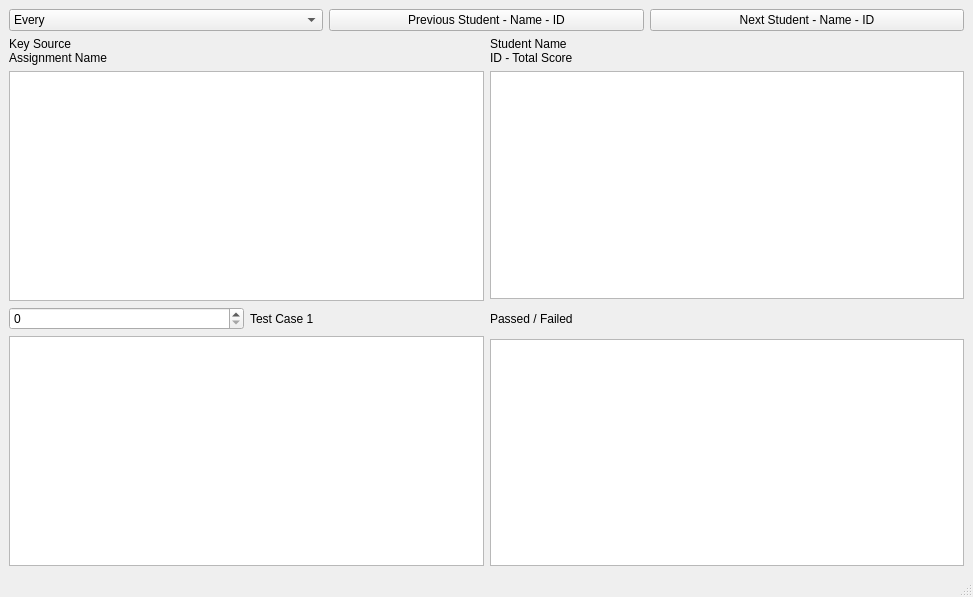
<?xml version="1.0" encoding="UTF-8"?>
<ui version="4.0">
 <class>MainWindow</class>
 <widget class="QMainWindow" name="MainWindow">
  <property name="geometry">
   <rect>
       <x>0</x>
       <y>0</y>
       <width>973</width>
       <height>597</height>
   </rect>
  </property>
  <property name="windowTitle">
   <string>MainWindow</string>
  </property>
  <widget class="QWidget" name="centralwidget">
   <layout class="QGridLayout" name="gridLayout">
    <item row="0" column="0">
     <layout class="QVBoxLayout" name="verticalLayout_5">
      <item>
       <layout class="QHBoxLayout" name="horizontalLayout_2">
        <item>
         <widget class="QComboBox" name="full_student_dropdown">
          <item>
           <property name="text">
            <string>Every</string>
           </property>
          </item>
          <item>
           <property name="text">
            <string>Single</string>
           </property>
          </item>
          <item>
           <property name="text">
            <string>Student</string>
           </property>
          </item>
         </widget>
        </item>
        <item>
         <widget class="QPushButton" name="prev_student_button">
          <property name="text">
           <string>Previous Student - Name - ID</string>
          </property>
         </widget>
        </item>
        <item>
         <widget class="QPushButton" name="next_student_button">
          <property name="text">
           <string>Next Student - Name - ID</string>
          </property>
         </widget>
        </item>
       </layout>
      </item>
      <item>
       <layout class="QHBoxLayout" name="horizontalLayout">
        <item>
         <layout class="QVBoxLayout" name="verticalLayout_3">
          <item>
           <widget class="QLabel" name="key_file_label">
            <property name="text">
             <string>Key Source 
Assignment Name</string>
            </property>
           </widget>
          </item>
          <item>
           <widget class="QTextBrowser" name="key_source_viewer">
            <property name="textInteractionFlags">
             <set>Qt::LinksAccessibleByKeyboard|Qt::LinksAccessibleByMouse|Qt::TextBrowserInteraction|Qt::TextSelectableByKeyboard|Qt::TextSelectableByMouse</set>
            </property>
           </widget>
          </item>
          <item>
           <layout class="QHBoxLayout" name="horizontalLayout_3">
            <item>
             <widget class="QSpinBox" name="test_case_changer"/>
            </item>
            <item>
             <widget class="QLabel" name="test_case_label">
              <property name="text">
               <string>Test Case 1</string>
              </property>
             </widget>
            </item>
           </layout>
          </item>
          <item>
           <widget class="QTextBrowser" name="key_output_viewer">
            <property name="textInteractionFlags">
             <set>Qt::LinksAccessibleByKeyboard|Qt::LinksAccessibleByMouse|Qt::TextBrowserInteraction|Qt::TextSelectableByKeyboard|Qt::TextSelectableByMouse</set>
            </property>
           </widget>
          </item>
         </layout>
        </item>
        <item>
         <layout class="QVBoxLayout" name="verticalLayout_4">
          <item>
           <widget class="QLabel" name="student_label">
            <property name="text">
             <string>Student Name
ID - Total Score</string>
            </property>
           </widget>
          </item>
          <item>
           <widget class="QTextBrowser" name="student_source_viewer">
            <property name="textInteractionFlags">
             <set>Qt::LinksAccessibleByKeyboard|Qt::LinksAccessibleByMouse|Qt::TextBrowserInteraction|Qt::TextSelectableByKeyboard|Qt::TextSelectableByMouse</set>
            </property>
           </widget>
          </item>
          <item>
           <widget class="QLabel" name="test_case_pass_fail_label">
            <property name="sizePolicy">
             <sizepolicy hsizetype="Preferred" vsizetype="Fixed">
              <horstretch>0</horstretch>
              <verstretch>0</verstretch>
             </sizepolicy>
            </property>
            <property name="minimumSize">
             <size>
              <width>0</width>
              <height>28</height>
             </size>
            </property>
            <property name="text">
             <string>Passed / Failed</string>
            </property>
           </widget>
          </item>
          <item>
           <widget class="QTextBrowser" name="student_output_viewer">
            <property name="textInteractionFlags">
             <set>Qt::LinksAccessibleByKeyboard|Qt::LinksAccessibleByMouse|Qt::TextBrowserInteraction|Qt::TextSelectableByKeyboard|Qt::TextSelectableByMouse</set>
            </property>
           </widget>
          </item>
         </layout>
        </item>
       </layout>
      </item>
     </layout>
    </item>
   </layout>
  </widget>
  <widget class="QMenuBar" name="menubar">
   <property name="geometry">
    <rect>
     <x>0</x>
     <y>0</y>
        <width>973</width>
     <height>25</height>
    </rect>
   </property>
  </widget>
  <widget class="QStatusBar" name="statusbar"/>
 </widget>
 <resources/>
 <connections/>
</ui>
